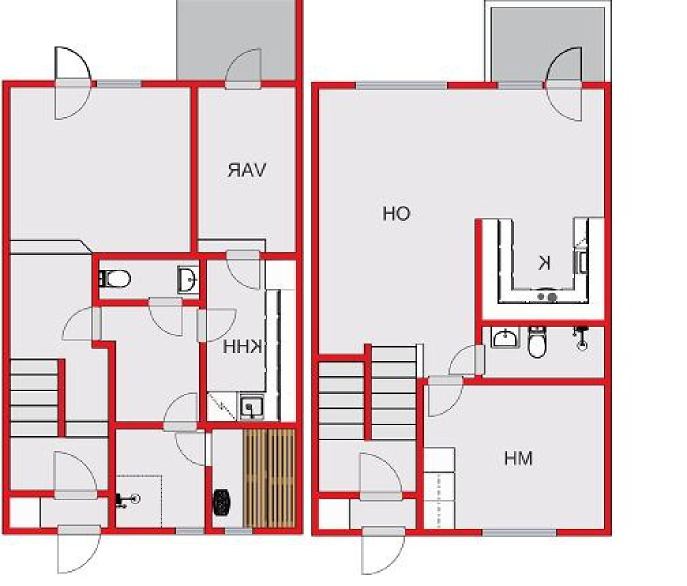
#> input picture test_data/blueprints/sample_02.png, 1374 x 1172 px (shown at 1/2 size)
$ python debug_sample.py
#> lines starting #> are read from the running program, lines starting #| are printed output that depends on the picture
#> (reads backend/ground_truth/sample_02_ground_truth.json from the repository)
### backend/detection/preprocessing_adaptive.py
"""
Adaptive Image Preprocessing Pipeline
Adjusts preprocessing parameters based on blueprint characteristics
"""

import cv2
import numpy as np
from io import BytesIO
from PIL import Image
import logging

from detection.blueprint_analyzer import analyze_blueprint_characteristics
from detection.debug_visualizer import debug_viz
from detection.text_filter import filter_text_regions

logger = logging.getLogger(__name__)

# Base configuration
BASE_CONFIG = {
    'max_dimension': 2000,
    'denoise_strength': 10,
    'contrast_clip_limit': 2.0,
    'morph_close_size': 3,
    'morph_close_iterations': 1,
    'morph_open_size': 5,
    'morph_open_iterations': 1,
    'morph_dilate_size': 2,
    'morph_dilate_iterations': 1,
    'min_file_size': 10_000,
    'max_file_size': 10_485_760
}


def preprocess_pipeline_adaptive(image_data: bytes) -> dict:
    """
    Adaptive preprocessing pipeline that adjusts parameters based on blueprint analysis

    Key improvement: Analyzes blueprint FIRST, then applies appropriate processing

    Args:
        image_data: Raw image bytes

    Returns:
        Dictionary containing:
            - processed: Binary image ready for detection
            - original_shape: Original image dimensions
            - scale_factor: Ratio of original to processed size
            - analysis: Blueprint characteristics
    """

    # STAGE 1: Decode & Validate
    logger.info("Stage 1: Decoding image")
    raw_image = decode_image(image_data)

    if raw_image is None:
        raise ValueError("Invalid image data - unable to decode")

    original_shape = raw_image.shape
    logger.info(f"Original image shape: {original_shape}")

    # STAGE 2: Resize
    logger.info("Stage 2: Resizing image")
    resized = resize_maintain_aspect_ratio(
        raw_image,
        max_dimension=BASE_CONFIG['max_dimension']
    )

    # STAGE 3: Convert to Grayscale
    logger.info("Stage 3: Converting to grayscale")
    gray = cv2.cvtColor(resized, cv2.COLOR_BGR2GRAY)
    debug_viz.save('1_grayscale', gray, "Converted to grayscale")

    # STAGE 3.5: ANALYZE BLUEPRINT (NEW!)
    logger.info("Stage 3.5: Analyzing blueprint for adaptive parameters")
    analysis = analyze_blueprint_characteristics(gray)
    adaptive_params = analysis['recommended_params']

    logger.info(f"Detected style: {analysis['style']}")
    logger.info(f"Using adaptive denoise: {adaptive_params['denoise_strength']}")
    logger.info(f"Using adaptive morph_open: {adaptive_params['morph_open_size']}")

    # STAGE 4: Noise Reduction (ADAPTIVE)
    logger.info("Stage 4: Reducing noise (adaptive strength)")
    denoised = cv2.fastNlMeansDenoising(
        gray,
        h=adaptive_params['denoise_strength'],
        templateWindowSize=7,
        searchWindowSize=21
    )

    # STAGE 5: Contrast Enhancement
    logger.info("Stage 5: Enhancing contrast")
    clahe = cv2.createCLAHE(
        clipLimit=BASE_CONFIG['contrast_clip_limit'],
        tileGridSize=(8, 8)
    )
    enhanced = clahe.apply(denoised)

    # STAGE 6: Thresholding
    logger.info("Stage 6: Applying threshold")
    _, binary = cv2.threshold(
        enhanced,
        0, 255,
        cv2.THRESH_BINARY + cv2.THRESH_OTSU
    )
    debug_viz.save('2_threshold', binary, "After Otsu thresholding")

    # STAGE 7: Adaptive Morphological Operations
    logger.info("Stage 7: Morphological operations (ADAPTIVE)")
    processed = apply_adaptive_morphology(binary, adaptive_params)
    debug_viz.save('3_morphology', processed, "After adaptive morphology")

    # STAGE 8: Text Filtering (NEW - Context-Aware!)
    logger.info("Stage 8: Filtering text annotations (context-aware)")
    processed = filter_text_regions(processed, aggressive=False)
    debug_viz.save('4_text_filtered', processed, "After text filtering")

    scale_factor = original_shape[0] / processed.shape[0]

    logger.info(f"Adaptive preprocessing complete. Output shape: {processed.shape}, Scale factor: {scale_factor:.2f}")

    return {
        'processed': processed,
        'original_shape': original_shape,
        'scale_factor': scale_factor,
        'analysis': analysis  # Include analysis for detector to use
    }


# [82 lines left out: functions apply_adaptive_morphology, fill_hollow_rooms, not called in this run]


def decode_image(image_data: bytes) -> np.ndarray:
    """Decode image from bytes to numpy array"""
    try:
        pil_image = Image.open(BytesIO(image_data))
#> pil_image is the input picture: PIL image 1374x1172 RGB; mean R, G, B 226.7, 212.4, 214

        if pil_image.mode != 'RGB':
            pil_image = pil_image.convert('RGB')

        np_image = np.array(pil_image)
        bgr_image = cv2.cvtColor(np_image, cv2.COLOR_RGB2BGR)

        return bgr_image

    except Exception as e:
        logger.error(f"Failed to decode image: {str(e)}")
        raise ValueError(f"Unable to decode image: {str(e)}")


def resize_maintain_aspect_ratio(image: np.ndarray, max_dimension: int = 2000) -> np.ndarray:
    """Resize image maintaining aspect ratio"""
#> called with max_dimension = 2000
    height, width = image.shape[:2]
#> height = 1172; width = 1374

    if height > max_dimension or width > max_dimension:
        scale = max_dimension / max(height, width)
        new_width = int(width * scale)
        new_height = int(height * scale)

        resized = cv2.resize(
            image,
            (new_width, new_height),
            interpolation=cv2.INTER_AREA
        )

        logger.info(f"Resized from {width}x{height} to {new_width}x{new_height}")
        return resized
    else:
        logger.info(f"Image already within size limit: {width}x{height}")
        return image

### backend/debug_sample.py
#!/usr/bin/env python3
"""
Debug script to visualize what's happening in detection pipeline
"""

import cv2
import numpy as np
from pathlib import Path
from detection.preprocessing_adaptive import preprocess_pipeline_adaptive
from detection.opencv_detector_adaptive import detect_rooms_adaptive
from detection.normalizer import normalize_coordinates
import json

# Load a failing sample
sample_path = Path("../test_data/blueprints/sample_02.png")
gt_path = Path("ground_truth/sample_02_ground_truth.json")

print(f"Debugging {sample_path.name}...")

# Load image
with open(sample_path, 'rb') as f:
    image_data = f.read()

# Load ground truth
with open(gt_path, 'r') as f:
    ground_truth = json.load(f)

print(f"Ground truth has {ground_truth['total_rooms']} rooms")

# Run preprocessing
preprocessed = preprocess_pipeline_adaptive(image_data)
#> in preprocess_pipeline_adaptive, `gray = cv2.cvtColor(resized, cv2.COLOR_BGR2GRAY)`:
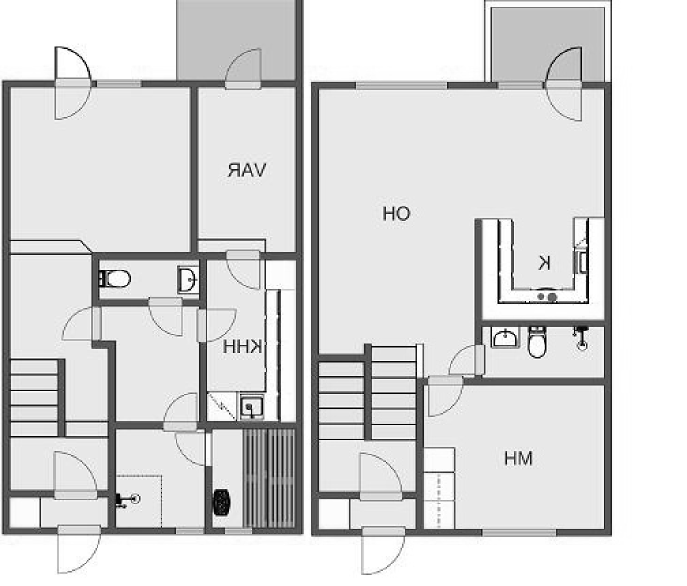
#> gray: shape (1172, 1374) (shown at 1/2 size); min 0, max 255, mean 216.9
#> (the run stopped early here; a loop or call above may not have finished)
